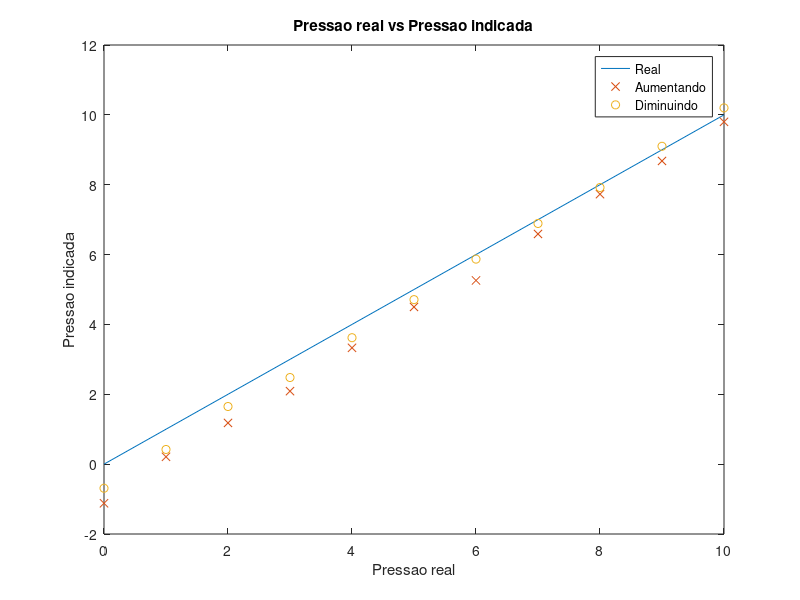
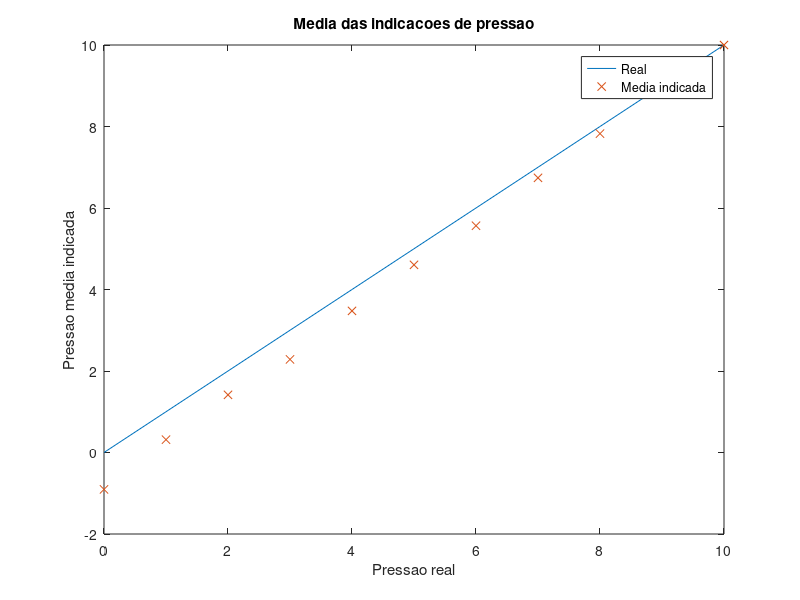
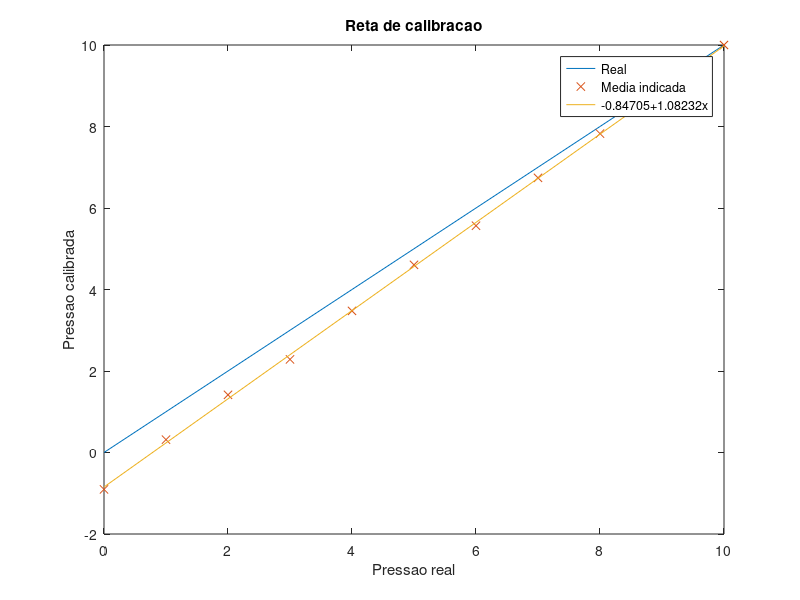

These figures' MATLAB source, in order:
%
% Trabalho 1 de ITM
% Dhiana Deva
% 2013/2
%

figure
real = [0.00, 1.00, 2.00, 3.00, 4.00, 5.00, 6.00, 7.00, 8.00, 9.00, 10.00]
up = [-1.12, 0.21, 1.18, 2.09, 3.33, 4.5, 5.26, 6.59, 7.73, 8.68, 9.80]
down = [-0.69, 0.42, 1.65, 2.48, 3.62, 4.71, 5.87, 6.89, 7.92, 9.10, 10.2]
plot(real, real, real, up, 'x', real, down, 'o')
title('Pressao real vs Pressao indicada')
xlabel('Pressao real')
ylabel('Pressao indicada')
legend('Real', 'Aumentando', 'Diminuindo')
print -dpng fig1.png -S800,600

figure
middle = (up+down)/2
% -0.90500 0.31500 1.41500 2.28500 3.47500 4.60500 5.56500 6.74000 7.82500 8.89000 10.00000
plot(real, real, real, middle, 'x')
xlabel('Pressao real')
ylabel('Pressao media indicada')
title('Media das indicacoes de pressao')
legend('Real', 'Media indicada')
print -dpng fig2.png -S800,600

figure
p = polyfit(real, middle, 1)
% 1.08232  -0.84705
d = polyval(p, real)
% -0.84705 0.23527 1.31759 2.39991 3.48223 4.56455 5.64686 6.72918 7.81150 8.89382 9.97614
plot(real, real, real, middle, 'x', real, d)
title('Reta de calibracao')
xlabel('Pressao real')
ylabel('Pressao calibrada')
legend('Real', 'Media indicada', '-0.84705+1.08232x')
print -dpng fig3.png -S800,600

% Sensibilidade: Inclinacao da curva de calibracao.
sensibilidade = p(1)
% sensibilidade = 1.082318

% Offset: Deslocamento de zero
offset = p(2)
% offset = -0.84705 

% Linearidade (%): Percentual de nao linearidade relativa.
span = max(real) - min(real)
max_up_err = max(abs(up - d))
max_down_err = max(abs(down- d))
max_err = max(max_up_err, max_down_err) 
linearidade = max_err/span*100
% linearidade = 3.8686 %

% Histerese: Maior diferenca entre valores de subida e descida para uma mesma entrada.
histerese = max(abs(up-down))/span*100
% histerese =  6.1000

pause
